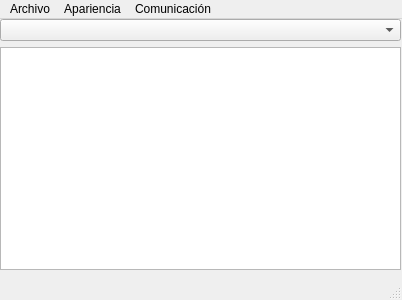
<?xml version="1.0" encoding="UTF-8"?>
<ui version="4.0">
    <author/>
    <comment/>
    <exportmacro/>
    <class>ventana</class>
    <widget class="QMainWindow" name="ventana">
        <property name="geometry">
            <rect>
                <x>0</x>
                <y>0</y>
                <width>402</width>
                <height>300</height>
            </rect>
        </property>
        <property name="windowTitle">
            <string>Ventana_principal</string>
        </property>
        <widget class="QWidget" name="widget">
            <widget class="QWidget" name="verticalLayoutWidget">
                <property name="geometry">
                    <rect>
                        <x>0</x>
                        <y>0</y>
                        <width>401</width>
                        <height>251</height>
                    </rect>
                </property>
                <layout class="QVBoxLayout" name="verticalLayout">
                    <item>
                        <widget class="QComboBox" name="selector_color"/>
                    </item>
                    <item>
                        <widget class="QPlainTextEdit" name="terminal"/>
                    </item>
                </layout>
            </widget>
        </widget>
        <widget class="QMenuBar" name="menubar">
            <property name="geometry">
                <rect>
                    <x>0</x>
                    <y>0</y>
                    <width>402</width>
                    <height>20</height>
                </rect>
            </property>
            <widget class="QMenu" name="menuArchivo">
                <property name="title">
                    <string>Archivo</string>
                </property>
                <addaction name="actionNuevo"/>
                <addaction name="actionGuardad"/>
                <addaction name="actionGuardar_como"/>
            </widget>
            <widget class="QMenu" name="menuApariencia">
                <property name="title">
                    <string>Apariencia</string>
                </property>
                <addaction name="actionClaro"/>
                <addaction name="actionOscuro"/>
                <addaction name="separator"/>
                <addaction name="actionArchivo"/>
            </widget>
            <widget class="QMenu" name="menuComunicacion">
                <property name="title">
                    <string>Comunicación</string>
                </property>
                <addaction name="actionConsola"/>
                <addaction name="separator"/>
            </widget>
            <addaction name="menuArchivo"/>
            <addaction name="menuApariencia"/>
            <addaction name="menuComunicacion"/>
        </widget>
        <widget class="QStatusBar" name="statusbar"/>
        <action name="actionNuevo">
            <property name="text">
                <string>Nuevo</string>
            </property>
            <property name="shortcut">
                <string>Ctrl+N</string>
            </property>
        </action>
        <action name="actionGuardad">
            <property name="text">
                <string>Guardad</string>
            </property>
            <property name="shortcut">
                <string>Ctrl+N</string>
            </property>
        </action>
        <action name="actionGuardar_como">
            <property name="text">
                <string>Guardar como</string>
            </property>
            <property name="shortcut">
                <string>Ctrl+Shift+N</string>
            </property>
        </action>
        <action name="actionClaro">
            <property name="text">
                <string>Claro</string>
            </property>
            <property name="shortcut">
                <string>Ctrl+1</string>
            </property>
        </action>
        <action name="actionOscuro">
            <property name="text">
                <string>Oscuro</string>
            </property>
            <property name="shortcut">
                <string>Ctrl+2</string>
            </property>
        </action>
        <action name="actionArchivo">
            <property name="text">
                <string>Archivo</string>
            </property>
            <property name="shortcut">
                <string>Ctrl+3</string>
            </property>
        </action>
        <action name="actionConsola">
            <property name="checkable">
                <bool>true</bool>
            </property>
            <property name="text">
                <string>Consola</string>
            </property>
            <property name="shortcut">
                <string>Ctrl+4</string>
            </property>
        </action>
        <action name="actionPuerto">
            <property name="text">
                <string>Puerto</string>
            </property>
        </action>
    </widget>
    <pixmapfunction/>
    <connections/>
</ui>
